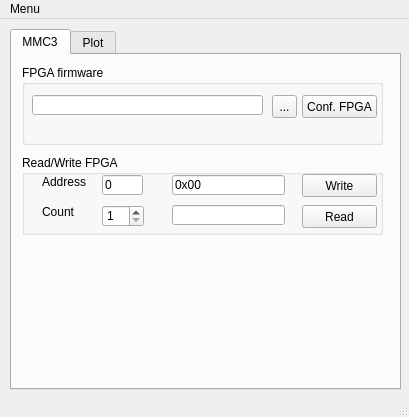
<?xml version="1.0" encoding="UTF-8"?>
<ui version="4.0">
 <class>MainForm</class>
 <widget class="QMainWindow" name="MainForm">
  <property name="geometry">
   <rect>
    <x>0</x>
    <y>0</y>
    <width>409</width>
    <height>417</height>
   </rect>
  </property>
  <property name="sizePolicy">
   <sizepolicy hsizetype="Fixed" vsizetype="Fixed">
    <horstretch>0</horstretch>
    <verstretch>0</verstretch>
   </sizepolicy>
  </property>
  <property name="windowTitle">
   <string>MMC3 Board Test App</string>
  </property>
  <property name="windowIcon">
   <iconset>
    <normaloff>resources/silab.ico</normaloff>resources/silab.ico</iconset>
  </property>
  <widget class="QWidget" name="centralwidget">
   <widget class="QTabWidget" name="tabWidget">
    <property name="geometry">
     <rect>
      <x>10</x>
      <y>10</y>
      <width>391</width>
      <height>361</height>
     </rect>
    </property>
    <property name="sizePolicy">
     <sizepolicy hsizetype="Fixed" vsizetype="Fixed">
      <horstretch>0</horstretch>
      <verstretch>0</verstretch>
     </sizepolicy>
    </property>
    <property name="minimumSize">
     <size>
      <width>391</width>
      <height>361</height>
     </size>
    </property>
    <property name="baseSize">
     <size>
      <width>391</width>
      <height>361</height>
     </size>
    </property>
    <property name="currentIndex">
     <number>0</number>
    </property>
    <widget class="QWidget" name="sysTab">
     <attribute name="title">
      <string>MMC3</string>
     </attribute>
     <widget class="QGroupBox" name="groupBox">
      <property name="geometry">
       <rect>
        <x>10</x>
        <y>10</y>
        <width>361</width>
        <height>80</height>
       </rect>
      </property>
      <property name="title">
       <string>FPGA firmware</string>
      </property>
      <widget class="QLineEdit" name="fileLineEdit">
       <property name="geometry">
        <rect>
         <x>10</x>
         <y>30</y>
         <width>231</width>
         <height>20</height>
        </rect>
       </property>
      </widget>
      <widget class="QPushButton" name="confFPGAButton">
       <property name="geometry">
        <rect>
         <x>280</x>
         <y>30</y>
         <width>75</width>
         <height>23</height>
        </rect>
       </property>
       <property name="text">
        <string>Conf. FPGA</string>
       </property>
      </widget>
      <widget class="QToolButton" name="fileDialogButton">
       <property name="geometry">
        <rect>
         <x>250</x>
         <y>30</y>
         <width>25</width>
         <height>23</height>
        </rect>
       </property>
       <property name="text">
        <string>...</string>
       </property>
      </widget>
     </widget>
     <widget class="QGroupBox" name="groupBox_2">
      <property name="geometry">
       <rect>
        <x>10</x>
        <y>100</y>
        <width>361</width>
        <height>80</height>
       </rect>
      </property>
      <property name="title">
       <string>Read/Write FPGA</string>
      </property>
      <widget class="QLineEdit" name="writeDataLine">
       <property name="geometry">
        <rect>
         <x>150</x>
         <y>20</y>
         <width>113</width>
         <height>20</height>
        </rect>
       </property>
       <property name="text">
        <string>0x00</string>
       </property>
      </widget>
      <widget class="QLineEdit" name="readDataLine">
       <property name="geometry">
        <rect>
         <x>150</x>
         <y>50</y>
         <width>113</width>
         <height>20</height>
        </rect>
       </property>
       <property name="readOnly">
        <bool>true</bool>
       </property>
      </widget>
      <widget class="QLineEdit" name="addLine">
       <property name="geometry">
        <rect>
         <x>80</x>
         <y>20</y>
         <width>41</width>
         <height>20</height>
        </rect>
       </property>
       <property name="text">
        <string>0</string>
       </property>
      </widget>
      <widget class="QPushButton" name="writeBtn">
       <property name="geometry">
        <rect>
         <x>280</x>
         <y>19</y>
         <width>75</width>
         <height>23</height>
        </rect>
       </property>
       <property name="text">
        <string>Write</string>
       </property>
      </widget>
      <widget class="QPushButton" name="readBtn">
       <property name="geometry">
        <rect>
         <x>280</x>
         <y>50</y>
         <width>75</width>
         <height>23</height>
        </rect>
       </property>
       <property name="text">
        <string>Read</string>
       </property>
      </widget>
      <widget class="QLabel" name="label">
       <property name="geometry">
        <rect>
         <x>20</x>
         <y>20</y>
         <width>46</width>
         <height>13</height>
        </rect>
       </property>
       <property name="text">
        <string>Address</string>
       </property>
      </widget>
      <widget class="QLabel" name="label_2">
       <property name="geometry">
        <rect>
         <x>20</x>
         <y>50</y>
         <width>46</width>
         <height>13</height>
        </rect>
       </property>
       <property name="text">
        <string>Count</string>
       </property>
      </widget>
      <widget class="QSpinBox" name="spinBox">
       <property name="geometry">
        <rect>
         <x>80</x>
         <y>50</y>
         <width>42</width>
         <height>22</height>
        </rect>
       </property>
       <property name="minimum">
        <number>1</number>
       </property>
       <property name="maximum">
        <number>16</number>
       </property>
      </widget>
     </widget>
    </widget>
    <widget class="QWidget" name="plotTab">
     <attribute name="title">
      <string>Plot</string>
     </attribute>
     <widget class="QwtPlot" name="qwtPlot1">
      <property name="geometry">
       <rect>
        <x>10</x>
        <y>20</y>
        <width>341</width>
        <height>221</height>
       </rect>
      </property>
     </widget>
     <widget class="QPushButton" name="plotBtn">
      <property name="geometry">
       <rect>
        <x>50</x>
        <y>260</y>
        <width>75</width>
        <height>23</height>
       </rect>
      </property>
      <property name="text">
       <string>Plot</string>
      </property>
     </widget>
    </widget>
   </widget>
  </widget>
  <widget class="QMenuBar" name="menubar">
   <property name="geometry">
    <rect>
     <x>0</x>
     <y>0</y>
     <width>409</width>
     <height>21</height>
    </rect>
   </property>
   <widget class="QMenu" name="menuMenu">
    <property name="title">
     <string>Menu</string>
    </property>
   </widget>
   <addaction name="menuMenu"/>
  </widget>
  <widget class="QStatusBar" name="statusbar"/>
 </widget>
 <customwidgets>
  <customwidget>
   <class>QwtPlot</class>
   <extends>QFrame</extends>
   <header>qwt_plot.h</header>
   <container>1</container>
  </customwidget>
 </customwidgets>
 <resources/>
 <connections>
  <connection>
   <sender>plotBtn</sender>
   <signal>clicked()</signal>
   <receiver>MainForm</receiver>
   <slot>plotData()</slot>
   <hints>
    <hint type="sourcelabel">
     <x>106</x>
     <y>323</y>
    </hint>
    <hint type="destinationlabel">
     <x>115</x>
     <y>456</y>
    </hint>
   </hints>
  </connection>
  <connection>
   <sender>readBtn</sender>
   <signal>clicked()</signal>
   <receiver>MainForm</receiver>
   <slot>readClicked()</slot>
   <hints>
    <hint type="sourcelabel">
     <x>336</x>
     <y>217</y>
    </hint>
    <hint type="destinationlabel">
     <x>342</x>
     <y>432</y>
    </hint>
   </hints>
  </connection>
  <connection>
   <sender>writeBtn</sender>
   <signal>clicked()</signal>
   <receiver>MainForm</receiver>
   <slot>writeClicked()</slot>
   <hints>
    <hint type="sourcelabel">
     <x>359</x>
     <y>184</y>
    </hint>
    <hint type="destinationlabel">
     <x>371</x>
     <y>470</y>
    </hint>
   </hints>
  </connection>
  <connection>
   <sender>confFPGAButton</sender>
   <signal>clicked()</signal>
   <receiver>MainForm</receiver>
   <slot>confFPGA()</slot>
   <hints>
    <hint type="sourcelabel">
     <x>319</x>
     <y>115</y>
    </hint>
    <hint type="destinationlabel">
     <x>295</x>
     <y>423</y>
    </hint>
   </hints>
  </connection>
  <connection>
   <sender>fileDialogButton</sender>
   <signal>clicked()</signal>
   <receiver>MainForm</receiver>
   <slot>openFileDialog()</slot>
   <hints>
    <hint type="sourcelabel">
     <x>292</x>
     <y>115</y>
    </hint>
    <hint type="destinationlabel">
     <x>213</x>
     <y>461</y>
    </hint>
   </hints>
  </connection>
 </connections>
 <slots>
  <slot>plotData()</slot>
  <slot>openFileDialog()</slot>
  <slot>confFPGA()</slot>
  <slot>writeClicked()</slot>
  <slot>readClicked()</slot>
 </slots>
</ui>
